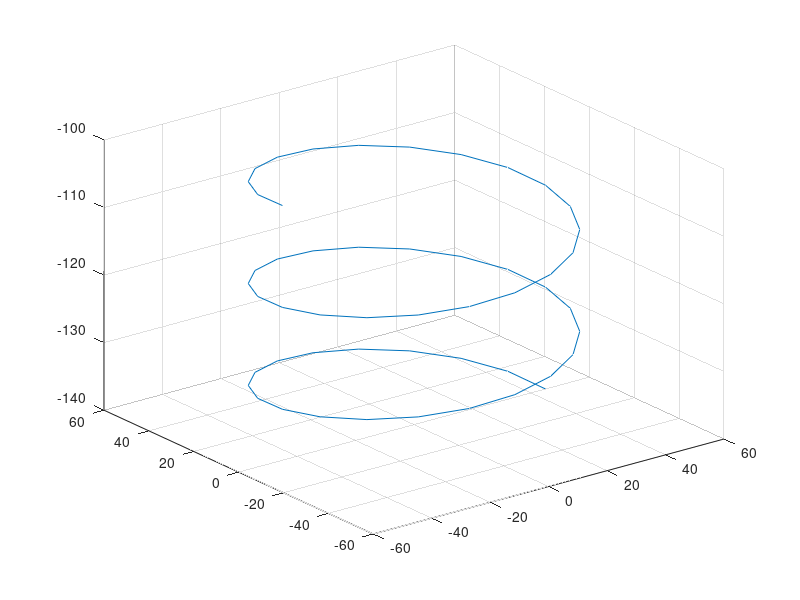

The MATLAB script that drew this image:
%% Окружность
T=30;
%Задание количества участков разбиения
N=50;
t=0:T/N:T;
x=40*cos(pi*t/15)*cos(pi/4)-25;
y=40*cos(pi*t/15)*sin(pi/4)+35;
z=40*sin(pi*t/15)-130;
m=plot3(x,y,z,'-')
grid on 

%% спираль 

z = 4*pi/10*t-140;
x = 45*cos(pi/6*t)
y = 45*sin(pi/6*t)
m=plot3(x,y,z,'-')
grid on 

%% спираль 